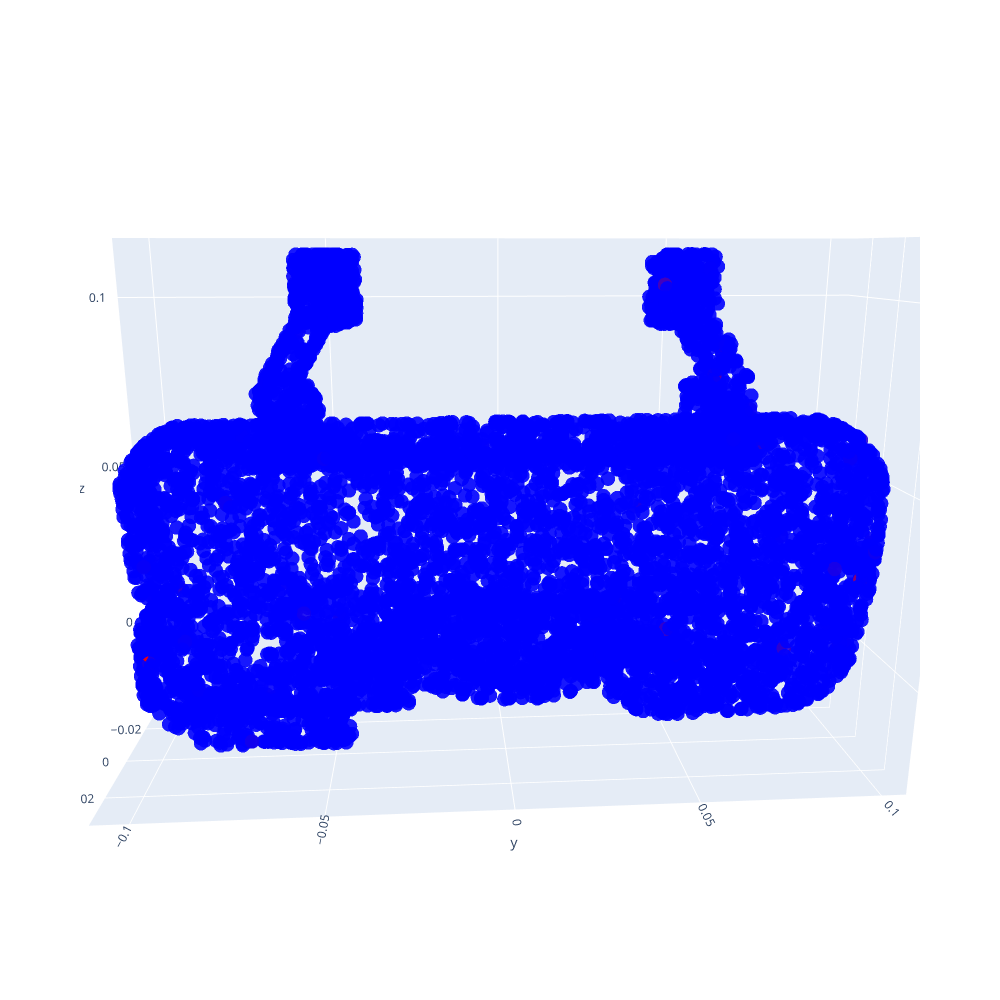

Notebook code for this chart:
### Code cell
import matplotlib.pyplot as plt
import numpy as np
import plotly.graph_objects as go

selectidx = 89    # 89似乎是一个匹配较好的位置

point_cloud = np.array(matcher.model_pc.cpu())

rgb = F.interpolate(cropped_rgbs, size = (32, 32))[0].permute(1,2,0).cpu().numpy()
rgb = ((rgb - np.min(rgb)) / (np.max(rgb) - np.min(rgb)) *255.0).astype(int)
rgb[test_idxs[selectidx][1].cpu()][test_idxs[selectidx][2].cpu()] = np.array([255,0,0])

fig = plt.figure()
plt.subplot(1,1, 1)
plt.imshow(rgb)
plt.axis('off')

heatmap = sim_field[:,selectidx].cpu()
heatmap = heatmap/heatmap.max()
point_color = np.zeros_like(point_cloud)
point_color[:,0] = heatmap
point_color[:,2] = 1-heatmap

fig = go.Figure(data=[go.Scatter3d(
    x=point_cloud[:, 0],
    y=point_cloud[:, 1],
    z=point_cloud[:, 2],
    mode='markers',
    marker=dict(
        size=5,  # 调整节点的大小
        color=point_color,  # 给点云上色
        opacity=0.9
    )
)])
fig.update_layout(width=1000, height=1000)
fig.show()

### Figure 1 — Plotly figure (JSON) as saved in the notebook; plotly's stock layout.template omitted (floating-point values rounded to 4 significant figures; data arrays with more than 128 entries replaced by an {"elided": "..."} marker saying what was removed)
{"data": [{"marker": {"color": {"elided": "8192x3 float values"}, "opacity": 0.9, "size": 5}, "mode": "markers", "type": "scatter3d", "x": {"elided": "8192 float values"}, "y": {"elided": "8192 float values"}, "z": {"elided": "8192 float values"}}], "layout": {"height": 1000, "scene": {"aspectmode": "auto", "aspectratio": {"x": 0.5193, "y": 1.688, "z": 1.141}, "camera": {"center": {"x": 0, "y": 0, "z": 0}, "eye": {"x": 2.069, "y": -0.1438, "z": 0.5465}, "projection": {"type": "perspective"}, "up": {"x": 0, "y": 0, "z": 1}}}, "width": 1000}}
